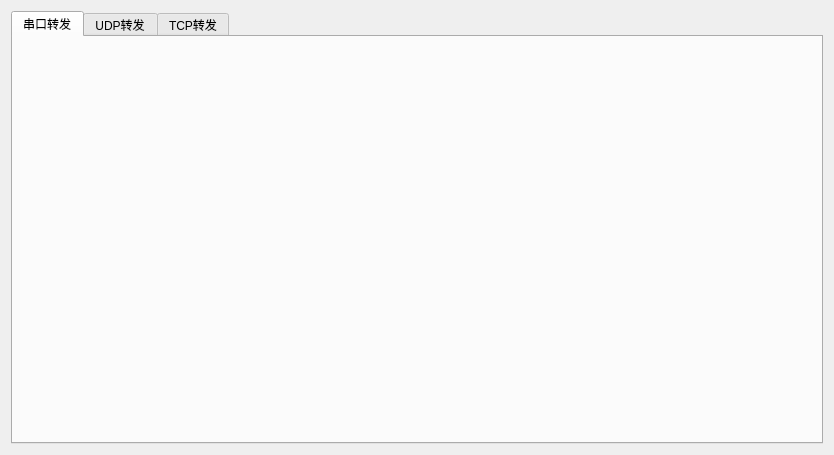
<?xml version="1.0" encoding="UTF-8"?>
<ui version="4.0">
 <class>SAKTransmissionSettings</class>
 <widget class="QWidget" name="SAKTransmissionSettings">
  <property name="geometry">
   <rect>
    <x>0</x>
    <y>0</y>
    <width>834</width>
    <height>455</height>
   </rect>
  </property>
  <property name="windowTitle">
   <string>数据转发</string>
  </property>
  <layout class="QVBoxLayout" name="verticalLayout">
   <item>
    <widget class="QTabWidget" name="tabWidget">
     <property name="currentIndex">
      <number>0</number>
     </property>
     <widget class="QWidget" name="serialPortWidget">
      <attribute name="title">
       <string>串口转发</string>
      </attribute>
     </widget>
     <widget class="QWidget" name="udpWidget">
      <attribute name="title">
       <string>UDP转发</string>
      </attribute>
     </widget>
     <widget class="QWidget" name="tcpWidget">
      <attribute name="title">
       <string>TCP转发</string>
      </attribute>
     </widget>
    </widget>
   </item>
  </layout>
 </widget>
 <resources/>
 <connections/>
</ui>
